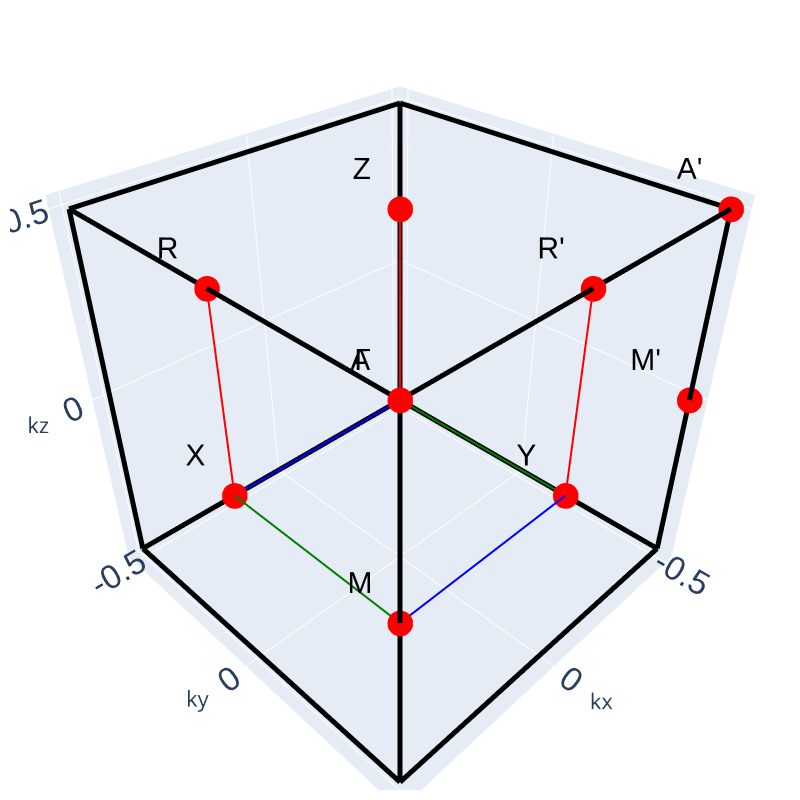

The notebook cell this image was saved under:
### Code cell
import numpy as np
import plotly.graph_objects as go
# Define corners of the rectangular BZ in fractional coordinates
a=1.0
b=1.0
c=1.0
X = np.array([-0.5, 0.5])
Y = np.array([-0.5, 0.5])
Z = np.array([-0.5, 0.5])

# Scale to reciprocal space units
X *= a
Y *= b
Z *= c

# BZ edges (each pair is a segment)
edges = []
for x in X:
    for y in Y:
        edges.append(((x, y, Z[0]), (x, y, Z[1])))
for x in X:
    for z in Z:
        edges.append(((x, Y[0], z), (x, Y[1], z)))
for y in Y:
    for z in Z:
        edges.append(((X[0], y, z), (X[1], y, z)))

# Create edge traces
edge_traces = []
for start, end in edges:
    edge_traces.append(
        go.Scatter3d(
            x=[start[0], end[0]],
            y=[start[1], end[1]],
            z=[start[2], end[2]],
            mode='lines',
            line=dict(color='black', width=10),
            showlegend=False
        )
    )
# High symmetry points in fractional coordinates
high_sym_points = {
    "Γ": (0, 0, 0),
    "X": (0.5*a, 0, 0),
    "Y": (0, 0.5*b, 0),
    "Z": (0, 0, 0.5*c),
    "M": (0.5*a, 0.5*b, 0),
    "A": (0.5*a, 0.5*b, 0.5*c),
    "R": (0.5*a, 0, 0.5*c),
    "M'": (-0.5*a, 0.5*b, 0),
    "A'": (-0.5*a, 0.5*b, 0.5*c),
    "R'": ( 0, 0.5*b, 0.5*c)
}
# Scatter for high symmetry points
sym_trace = go.Scatter3d(
    x=[v[0] for v in high_sym_points.values()],
    y=[v[1] for v in high_sym_points.values()],
    z=[v[2] for v in high_sym_points.values()],
    mode='markers+text',
    marker=dict(size=15, color='red'),
    text=list(high_sym_points.keys()),
    textposition='top left',
    showlegend=False,
    textfont=dict(
        size=30,          # bigger font size
        color='black',    # text color
        family='Arial Black, Arial, sans-serif',  # boldish font family
    ),
)

axis_lines = [
    go.Scatter3d(x=[-0.5*a, 0.5*a], y=[0, 0], z=[0, 0], mode='lines',        line=dict(color='blue', width=4), name='kx axis'),
    go.Scatter3d(x=[0, 0], y=[-0.5*b, 0.5*b], z=[0, 0], mode='lines',       line=dict(color='green', width=4), name='ky axis'),
    go.Scatter3d(x=[0, 0], y=[0, 0], z=[-0.5*c, 0.5*c], mode='lines',         line=dict(color='red', width=4), name='kz axis'),
    go.Scatter3d(x=[0, 0], y=[0.5*b,0.5*b], z =[0*c, 0.5*c], mode='lines',    line=dict(color='red', width=4), name='kz axis'),
    go.Scatter3d(x=[0.5*a, 0.5*a], y=[0, 0], z=[0*c, 0.5*c], mode='lines',    line=dict(color='red', width=4), name='kz axis'),
    go.Scatter3d(x=[0.5*a, 0.5*a], y=[0, 0.5*b], z=[0*c, 0*c], mode='lines',line=dict(color='green', width=4), name='kz axis'),
    go.Scatter3d(x=[0, 0.5*b], y=[0.5*b, 0.5*b], z=[0*c, 0*c], mode='lines', line=dict(color='blue', width=4), name='kz axis')
]
fig = go.Figure(data=edge_traces + axis_lines + [sym_trace])
# Axis labels
fig.update_layout(
    scene=dict(
        xaxis=dict(
            title=dict(text='kx', font=dict(size=22)),
            tickvals=[-0.5*a, 0, 0.5*a],
            ticktext=['-0.5', '0', '0.5'],
            tickfont=dict(size=20, family='Arial, sans-serif'),
        ),
        yaxis=dict(
            title=dict(text='ky', font=dict(size=22)),
            tickvals=[-0.5*b, 0],
            ticktext=['-0.5', '0'],
            tickfont=dict(size=20, family='Arial, sans-serif'),
        ),
        zaxis=dict(
            title=dict(text='kz', font=dict(size=22)),
            tickvals=[0, 0.5*c],
            ticktext=['0', '0.5'],
            tickfont=dict(size=20, family='Arial, sans-serif'),
        ),
        aspectmode='cube'
    ),
    showlegend=False
)

fig.update_layout(
width=800,
height=800, margin=dict(l=10, r=10, t=10, b=10),  # Reduce margins
)
fig.show()

### Figure 1 — Plotly figure (JSON) as saved in the notebook; plotly's stock layout.template omitted (floating-point values rounded to 4 significant figures)
{"data": [{"line": {"color": "black", "width": 10}, "mode": "lines", "showlegend": false, "type": "scatter3d", "x": [-0.5, -0.5], "y": [-0.5, -0.5], "z": [-0.5, 0.5]}, {"line": {"color": "black", "width": 10}, "mode": "lines", "showlegend": false, "type": "scatter3d", "x": [-0.5, -0.5], "y": [0.5, 0.5], "z": [-0.5, 0.5]}, {"line": {"color": "black", "width": 10}, "mode": "lines", "showlegend": false, "type": "scatter3d", "x": [0.5, 0.5], "y": [-0.5, -0.5], "z": [-0.5, 0.5]}, {"line": {"color": "black", "width": 10}, "mode": "lines", "showlegend": false, "type": "scatter3d", "x": [0.5, 0.5], "y": [0.5, 0.5], "z": [-0.5, 0.5]}, {"line": {"color": "black", "width": 10}, "mode": "lines", "showlegend": false, "type": "scatter3d", "x": [-0.5, -0.5], "y": [-0.5, 0.5], "z": [-0.5, -0.5]}, {"line": {"color": "black", "width": 10}, "mode": "lines", "showlegend": false, "type": "scatter3d", "x": [-0.5, -0.5], "y": [-0.5, 0.5], "z": [0.5, 0.5]}, {"line": {"color": "black", "width": 10}, "mode": "lines", "showlegend": false, "type": "scatter3d", "x": [0.5, 0.5], "y": [-0.5, 0.5], "z": [-0.5, -0.5]}, {"line": {"color": "black", "width": 10}, "mode": "lines", "showlegend": false, "type": "scatter3d", "x": [0.5, 0.5], "y": [-0.5, 0.5], "z": [0.5, 0.5]}, {"line": {"color": "black", "width": 10}, "mode": "lines", "showlegend": false, "type": "scatter3d", "x": [-0.5, 0.5], "y": [-0.5, -0.5], "z": [-0.5, -0.5]}, {"line": {"color": "black", "width": 10}, "mode": "lines", "showlegend": false, "type": "scatter3d", "x": [-0.5, 0.5], "y": [-0.5, -0.5], "z": [0.5, 0.5]}, {"line": {"color": "black", "width": 10}, "mode": "lines", "showlegend": false, "type": "scatter3d", "x": [-0.5, 0.5], "y": [0.5, 0.5], "z": [-0.5, -0.5]}, {"line": {"color": "black", "width": 10}, "mode": "lines", "showlegend": false, "type": "scatter3d", "x": [-0.5, 0.5], "y": [0.5, 0.5], "z": [0.5, 0.5]}, {"line": {"color": "blue", "width": 4}, "mode": "lines", "name": "kx axis", "type": "scatter3d", "x": [-0.5, 0.5], "y": [0, 0], "z": [0, 0]}, {"line": {"color": "green", "width": 4}, "mode": "lines", "name": "ky axis", "type": "scatter3d", "x": [0, 0], "y": [-0.5, 0.5], "z": [0, 0]}, {"line": {"color": "red", "width": 4}, "mode": "lines", "name": "kz axis", "type": "scatter3d", "x": [0, 0], "y": [0, 0], "z": [-0.5, 0.5]}, {"line": {"color": "red", "width": 4}, "mode": "lines", "name": "kz axis", "type": "scatter3d", "x": [0, 0], "y": [0.5, 0.5], "z": [0, 0.5]}, {"line": {"color": "red", "width": 4}, "mode": "lines", "name": "kz axis", "type": "scatter3d", "x": [0.5, 0.5], "y": [0, 0], "z": [0, 0.5]}, {"line": {"color": "green", "width": 4}, "mode": "lines", "name": "kz axis", "type": "scatter3d", "x": [0.5, 0.5], "y": [0, 0.5], "z": [0, 0]}, {"line": {"color": "blue", "width": 4}, "mode": "lines", "name": "kz axis", "type": "scatter3d", "x": [0, 0.5], "y": [0.5, 0.5], "z": [0, 0]}, {"marker": {"color": "red", "size": 15}, "mode": "markers+text", "showlegend": false, "text": ["Γ", "X", "Y", "Z", "M", "A", "R", "M'", "A'", "R'"], "textfont": {"color": "black", "family": "Arial Black, Arial, sans-serif", "size": 30}, "textposition": "top left", "type": "scatter3d", "x": [0, 0.5, 0, 0, 0.5, 0.5, 0.5, -0.5, -0.5, 0], "y": [0, 0, 0.5, 0, 0.5, 0.5, 0, 0.5, 0.5, 0.5], "z": [0, 0, 0, 0.5, 0, 0.5, 0.5, 0, 0.5, 0.5]}], "layout": {"height": 800, "margin": {"b": 10, "l": 10, "r": 10, "t": 10}, "scene": {"aspectmode": "cube", "xaxis": {"tickfont": {"family": "Arial, sans-serif", "size": 20}, "ticktext": ["-0.5", "0", "0.5"], "tickvals": [-0.5, 0, 0.5], "title": {"font": {"size": 22}, "text": "kx"}}, "yaxis": {"tickfont": {"family": "Arial, sans-serif", "size": 20}, "ticktext": ["-0.5", "0"], "tickvals": [-0.5, 0], "title": {"font": {"size": 22}, "text": "ky"}}, "zaxis": {"tickfont": {"family": "Arial, sans-serif", "size": 20}, "ticktext": ["0", "0.5"], "tickvals": [0, 0.5], "title": {"font": {"size": 22}, "text": "kz"}}}, "showlegend": false, "width": 800}}
